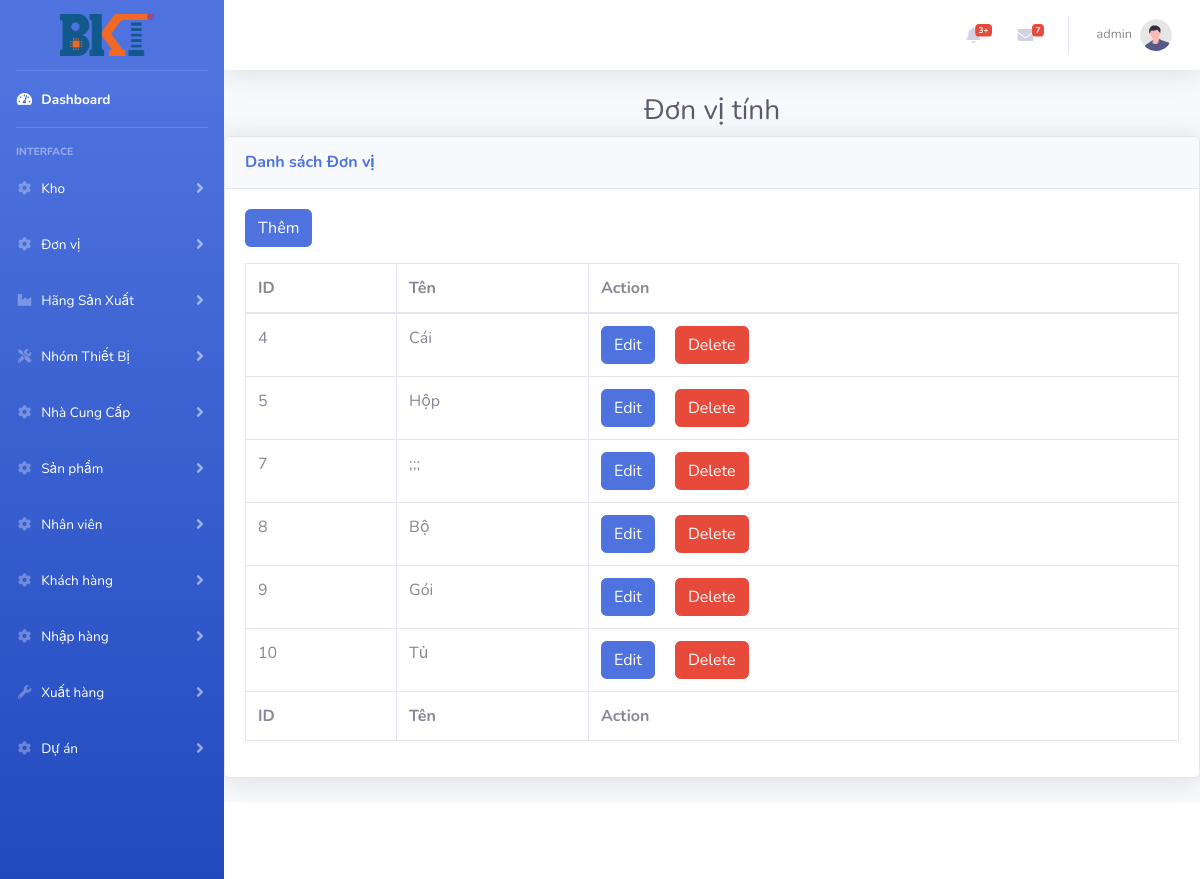
The page /index.php?controller=donvitinh (signed in) on the database as committed earlier.
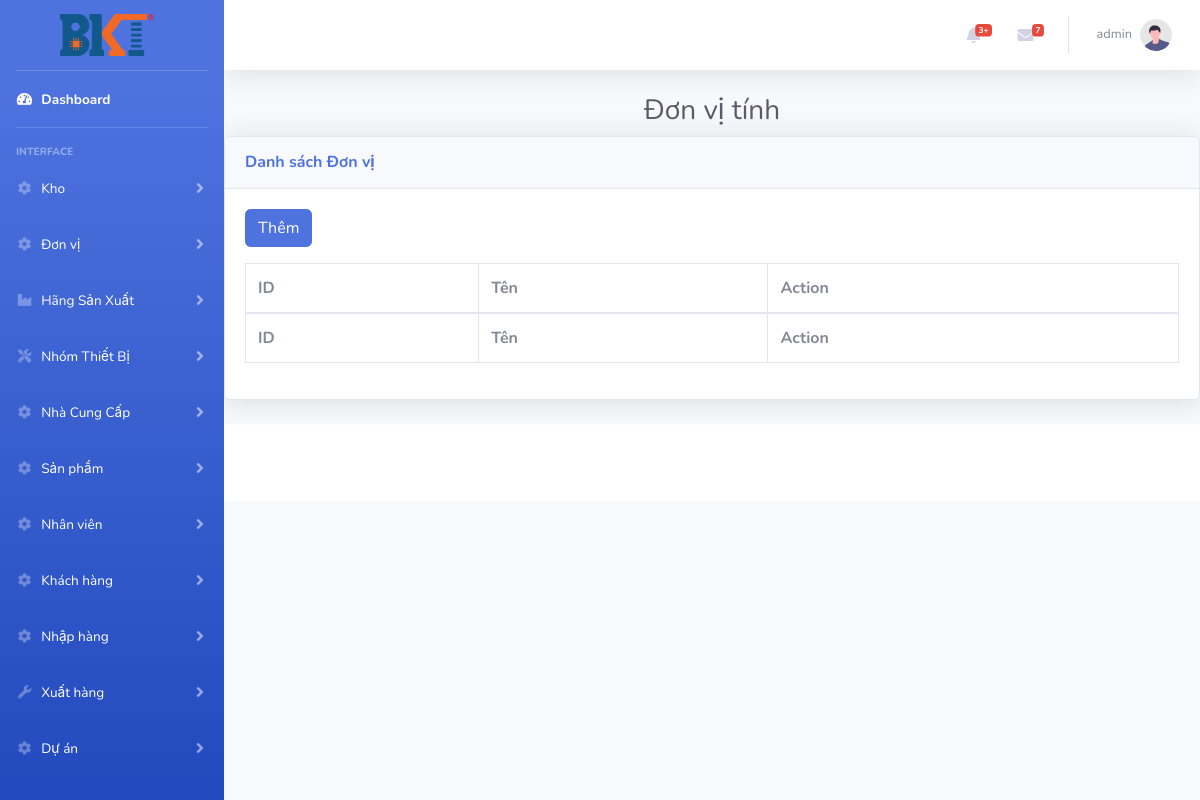
The same page on the database as committed later.
### tables this page shows
CREATE TABLE `donvitinh` (
  `Id` int(11) NOT NULL,
  `DonVi` varchar(100) DEFAULT NULL
);

### controllers/donvitinh_controller.php (called while the page is built, shortened)
<?php
require_once ('controllers/base_controller.php');
require_once ('models/donvitinh.php');
class DonViTinhController extends BaseController
{
    function  __construct()
    {
        $this->folder = 'donvitinh';
    }
    public function  index()
    {
        $donvis = DonViTinh::all();
        $data =array('donvi'=> $donvis);
        $this->render('index',$data);
    }
}

### routes.php (called while the page is built, shortened)
<?php
$controller = new $klass;
$controller->$action();

### index.php (called while the page is built, shortened)
<?php
require_once('routes.php');

### models/donvitinh.php (called while the page is built, shortened)
<?php
class DonViTinh{
    function __construct($Id,$DonVi)
    {
        $this->Id = $Id;
        $this->DonVi= $DonVi;
    }
    static function all()
    {
        $list = [];
        $db =DB::getInstance();
        $reg = $db->query('select *from DonViTinh');
        foreach ($reg->fetchAll() as $item){
            $list[] =new DonViTinh($item['Id'],$item['DonVi']);
        }
        return $list;
    }
}

### views/donvitinh/index.php (the view, shortened to what this page needs)
<?php
require_once ('models/donvitinh.php');
?>
<h1 class="h3 mb-2 text-center text-gray-800 ">Đơn vị tính</h1>
<div class="card shadow mb-4">
    <div class="card-header py-3">
        <h6 class="m-0 font-weight-bold text-primary">Danh sách Đơn vị</h6>
    </div>
    <div class="card-body">
        <a href="index.php?controller=donvitinh&action=insert" class="btn btn-primary mb-3">Thêm</a>
        <div class="table-responsive">
            <table class="table table-bordered" id="dataTable" width="100%" cellspacing="0">
                <thead>
                <tr>
                    <th>ID</th>
                    <th>Tên</th>
                    <th>Action</th>
                </tr>
                </thead>
                <tfoot>
                <tr>
                    <th>ID</th>
                    <th>Tên</th>
                    <th>Action</th>
                </tr>
                </tfoot>
                <tbody>
                <?php
                foreach ($donvi as $item){
                    ?>
                    <form method="post">
                        <tr>
                            <td><?= $item->Id   ?></td>
                            <td><?= $item->DonVi?></td>
                            <td>
                            <a  href="index.php?controller=donvitinh&action=edit&id=<?= $item->Id?>"  class='btn btn-primary mr-3'>Edit</a>
                            <button type="submit" name="dele" value="<?= $item->Id ?>"    class='btn btn-danger'>Delete</button>
                    </form>
                    <?php
                }
                ?>
                </tbody>
            </table>
        </div>
    </div>
</div>

### controllers/base_controller.php (shortened to what this page needs)
<?php
class BaseController
{
    protected $folder;
    function render($file, $data = array())
    {
        $view_file = 'views/' . $this->folder . '/' . $file . '.php';
        if (is_file($view_file)&&$file=="login") {
            extract($data);
            ob_start();
            require_once($view_file);
        }else if (is_file($view_file)) {
            extract($data);
            require_once($view_file);
            $content = ob_get_clean();
            require_once('views/layouts/application.php');
        } else {
            header('Location: index.php?controller=pages&action=error');
        }
    }
}

### views/layouts/application.php (shortened to what this page needs)
<!DOCTYPE html>
<html lang="en">
<head>
    <link href="Assets/vendor/fontawesome-free/css/all.min.css" rel="stylesheet" type="text/css">
    <link href="Assets/css/sb-admin-2.min.css" rel="stylesheet">
</head>
<body id="page-top">
    <div id="wrapper">
        <?php
        include("Modules/SideBar.php");
        ?>
        <div id="content-wrapper" class="d-flex flex-column">
            <x`!-- Main Content -->
                <div id="content">
                    <?php include("Modules/Header.php"); ?>
                    <?= @$content ?>
                </div>
                <?php
                include("Modules/Footer.php");
                ?>
        </div>
    </div>
</body>
</html>

### Modules/SideBar.php (shortened to what this page needs)
<ul class="navbar-nav bg-gradient-primary sidebar sidebar-dark accordion" id="accordionSidebar">
    <a class="sidebar-brand d-flex align-items-center justify-content-center" href="/MinhNH.BKT.Manage">
        <img src="./Assets/img/logo.png" alt="" style="height: 190%; margin-left: -5%;">
    </a>
    <hr class="sidebar-divider my-0">
    <li class="nav-item active">
        <a class="nav-link" href="MinhNH.BKT.Manage">
            <i class="fas fa-fw fa-tachometer-alt"></i>
            <span>Dashboard</span></a>
    </li>
    <hr class="sidebar-divider">
    <div class="sidebar-heading">
        Interface
    </div>
    <li class="nav-item">
        <a class="nav-link collapsed" href="#" data-toggle="collapse" data-target="#collapseNewItem" aria-expanded="true" aria-controls="collapseNewItem">
            <i class="fas fa-fw fa-cog"></i>
            <span>Kho</span>
        </a>
    </li>
    <li class="nav-item">
        <a class="nav-link collapsed" href="#" data-toggle="collapse" data-target="#collapseDVT" aria-expanded="true" aria-controls="collapseTwo">
            <i class="fas fa-fw fa-cog"></i>
            <span>Đơn vị</span>
        </a>
    </li>
    <li class="nav-item">
        <a class="nav-link collapsed" href="#" data-toggle="collapse" data-target="#collapseHangSX" aria-expanded="true" aria-controls="collapseHangSX">
            <i class="fas fa-fw fa-industry"></i>
            <span>Hãng Sản Xuất</span>
        </a>
    </li>
    <li class="nav-item">
        <a class="nav-link collapsed" href="#" data-toggle="collapse" data-target="#collapseNhomTB" aria-expanded="true" aria-controls="collapseNhomTB">
            <i class="fas fa-fw fa-tools"></i>
            <span>Nhóm Thiết Bị</span>
        </a>
    </li>
    <li class="nav-item">
        <a class="nav-link collapsed" href="#" data-toggle="collapse" data-target="#collapseNCC" aria-expanded="true" aria-controls="collapseTwo">
            <i class="fas fa-fw fa-cog"></i>
            <span>Nhà Cung Cấp</span>
        </a>
    </li>
    <li class="nav-item">
        <a class="nav-link collapsed" href="#" data-toggle="collapse" data-target="#collapseT" aria-expanded="true" aria-controls="collapseTwo">
            <i class="fas fa-fw fa-cog"></i>
            <span>Sản phẩm</span>
        </a>
    </li>
    <li class="nav-item">
        <a class="nav-link collapsed" href="#" data-toggle="collapse" data-target="#collapseNV" aria-expanded="true" aria-controls="collapseTwo">
            <i class="fas fa-fw fa-cog"></i>
            <span>Nhân viên</span>
        </a>
    </li>
    <li class="nav-item">
        <a class="nav-link collapsed" href="#" data-toggle="collapse" data-target="#collapseKH" aria-expanded="true" aria-controls="collapseTwo">
            <i class="fas fa-fw fa-cog"></i>
            <span>Khách hàng</span>
        </a>
    </li>
    <li class="nav-item">
        <a class="nav-link collapsed" href="#" data-toggle="collapse" data-target="#collapseTwo" aria-expanded="true" aria-controls="collapseTwo">
            <i class="fas fa-fw fa-cog"></i>
            <span>Nhập hàng</span>
        </a>
    </li>
    <li class="nav-item">
        <a class="nav-link collapsed" href="#" data-toggle="collapse" data-target="#collapseUtilities" aria-expanded="true" aria-controls="collapseUtilities">
            <i class="fas fa-fw fa-wrench"></i>
            <span>Xuất hàng</span>
        </a>
    </li>
    <li class="nav-item">
    <a class="nav-link collapsed" href="#" data-toggle="collapse" data-target="#collapseThree" aria-expanded="true" aria-controls="collapseThree">
        <i class="fas fa-fw fa-cog"></i>
        <span>Dự án</span>
    </a>
</li>
</ul>

### Modules/Header.php (shortened to what this page needs)
<nav class="navbar navbar-expand navbar-light bg-white topbar mb-4 static-top shadow">
    <ul class="navbar-nav ml-auto">
        <li class="nav-item dropdown no-arrow mx-1">
            <a class="nav-link dropdown-toggle" href="#" id="alertsDropdown" role="button"
               data-toggle="dropdown" aria-haspopup="true" aria-expanded="false">
                <i class="fas fa-bell fa-fw"></i>
                <span class="badge badge-danger badge-counter">3+</span>
            </a>
        </li>
        <li class="nav-item dropdown no-arrow mx-1">
            <a class="nav-link dropdown-toggle" href="#" id="messagesDropdown" role="button"
               data-toggle="dropdown" aria-haspopup="true" aria-expanded="false">
                <i class="fas fa-envelope fa-fw"></i>
                <span class="badge badge-danger badge-counter">7</span>
            </a>
        </li>
        <li class="nav-item dropdown no-arrow">
            <a class="nav-link dropdown-toggle" href="#" id="userDropdown" role="button"
               data-toggle="dropdown" aria-haspopup="true" aria-expanded="false">
                <span class="mr-2 d-none d-lg-inline text-gray-600 small"><?=  $_SESSION['username'] ?></span>
                <img class="img-profile rounded-circle"
                     src="./Assets/img/undraw_profile.svg">
            </a>
        </li>
    </ul>
</nav>

### Modules/Footer.php
<footer class="sticky-footer bg-white">
    <div class="container my-auto">
        <div class="copyright text-center my-auto">
            <span>Copyright &copy; By IT BKT 2024</span>
        </div>
    </div>
</footer>

### Modules/SideBar.php (style rules this page uses)
span { color: white; }

Rows that differ between the two databases and show on the page:
removed donvitinh: Id "4", DonVi "Cái"
removed donvitinh: Id "5", DonVi "Hộp"
removed donvitinh: Id "7", DonVi ";;;"
removed donvitinh: Id "8", DonVi "Bộ"
removed donvitinh: Id "9", DonVi "Gói"
removed donvitinh: Id "10", DonVi "Tủ"
